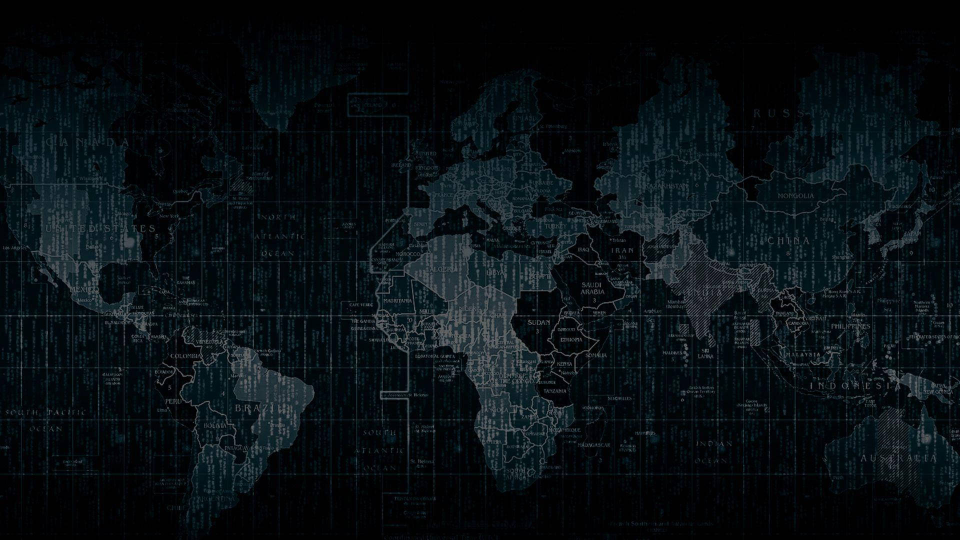
#> input picture ui-ux/background.jpg, 1920 x 1080 px, found by its file name (shown at 1/2 size)
$ python -i main.py   (imports and definitions only)
#> lines starting #> are read from the running program, lines starting #| are printed output that depends on the picture
from tkinter import *
from tkinter import messagebox
from PIL import Image, ImageTk, ImageSequence, ImageDraw, ImageFilter
import os
import auth_module

# =====================================================
# Initialize Database
# =====================================================
# [1 line not run here, left out]


# =====================================================
# Eye Loading Animation
# =====================================================
# [145 lines left out: functions show_loading_screen, open_main_dashboard, show_create_account, not called in this run]


# =====================================================
# Login Window
# =====================================================
def build_login_ui():
    root = Tk()
    root.title("Login - Smart Surveillance System")
    root.state('zoomed')
    root.configure(bg="#0f172a")

    screen_w, screen_h = root.winfo_screenwidth(), root.winfo_screenheight()

    # Background image
    bg_path = r"C:\Users\Sumit Patil\project\ui-ux\background.jpg"
    if os.path.exists(bg_path):
        bg_image = Image.open(bg_path).resize((screen_w, screen_h))
#> bg_image is the input picture: PIL image 1920x1080 RGB; mean R, G, B 9.2, 15.8, 19.8
        dark_layer = Image.new("RGB", (screen_w, screen_h), (6, 10, 25))
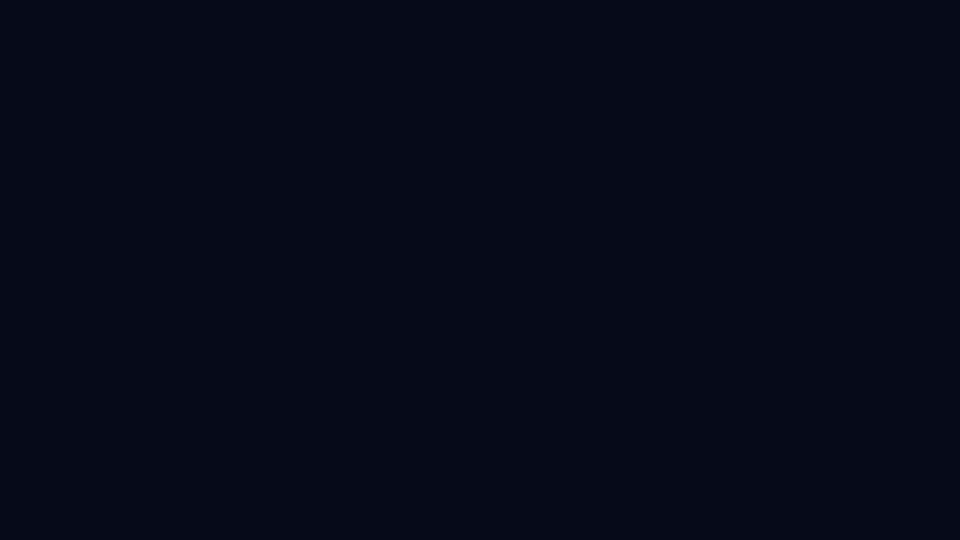
#> dark_layer: PIL image 1920x1080 RGB (shown at 1/2 size); mean R, G, B 6, 10, 25
        bg_image = Image.blend(bg_image, dark_layer, 0.35)
    else:
        bg_image = Image.new("RGB", (screen_w, screen_h), "#0f172a")

    bg_photo = ImageTk.PhotoImage(bg_image)
    Label(root, image=bg_photo).place(x=0, y=0, relwidth=1, relheight=1)

    # Glassy login plate
    plate_w, plate_h = 480, 380
    plate = Image.new("RGBA", (plate_w, plate_h), (0, 0, 0, 180))
    draw = ImageDraw.Draw(plate)
    draw.rounded_rectangle((0, 0, plate_w, plate_h), radius=20,
                           fill=(8, 10, 20, 180), outline=(255, 255, 255, 18), width=2)
    plate = plate.filter(ImageFilter.GaussianBlur(1))
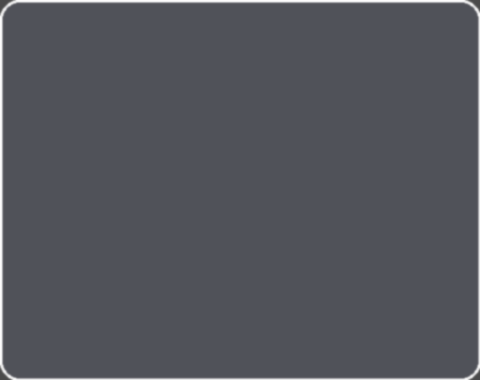
#> plate: PIL image 480x380 RGBA; mean R, G, B, A 11.4, 13.4, 23.2, 177.7; transparent parts drawn white
    plate_photo = ImageTk.PhotoImage(plate)
    Label(root, image=plate_photo, bd=0).place(
        relx=0.5, rely=0.5, anchor=CENTER, width=plate_w, height=plate_h
    )

    frame = Frame(root, bg="#000000", bd=0)
    frame.place(relx=0.5, rely=0.5, anchor=CENTER, width=plate_w - 20, height=plate_h - 20)

    Label(frame, text="Smart Surveillance", font=("Arial", 20, "bold"),
          fg="white", bg="#000000").pack(pady=(12, 6))
    Label(frame, text="Sign in to continue", font=("Arial", 10),
          fg="#cbd5e1", bg="#000000").pack(pady=(0, 10))

    Label(frame, text="Username", fg="#cbd5e1", bg="#000000", anchor="w").pack(fill="x", padx=30)
    entry_username = Entry(frame, font=("Arial", 12))
    entry_username.pack(padx=30, pady=(4, 8), ipady=6, fill="x")

    Label(frame, text="Password", fg="#cbd5e1", bg="#000000", anchor="w").pack(fill="x", padx=30)
    entry_password = Entry(frame, font=("Arial", 12), show="*")
    entry_password.pack(padx=30, pady=(4, 12), ipady=6, fill="x")

    # Buttons
    btn_frame = Frame(frame, bg="#000000")
    btn_frame.pack(pady=(4, 0))

    Button(
        btn_frame, text="Login", font=("Arial", 12, "bold"),
        bg="#2563eb", fg="white", activebackground="#1d4ed8", relief="flat",
        padx=18, pady=8,
        command=lambda: login_action(root, entry_username, entry_password)
    ).grid(row=0, column=0, padx=8)

    Button(
        btn_frame, text="Create Account", font=("Arial", 12, "bold"),
        bg="#22c55e", fg="white", activebackground="#16a34a", relief="flat",
        padx=14, pady=8,
        command=lambda: show_create_account(root)
    ).grid(row=0, column=1, padx=8)

    root.mainloop()


# =====================================================
# Login Action
# =====================================================
# [14 lines left out: function login_action, not called in this run]


# =====================================================
# Run App
# =====================================================
# [2 lines not run here, left out]

>>> result = build_login_ui()
